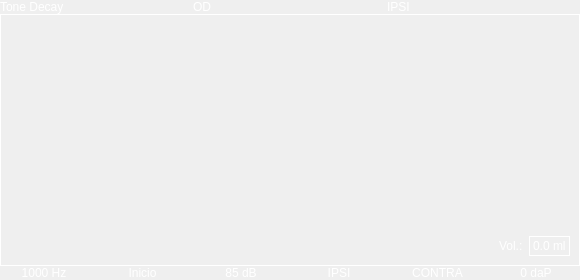
<?xml version="1.0" encoding="UTF-8"?>
<ui version="4.0">
 <class>Z_dscreen</class>
 <widget class="QWidget" name="Z_dscreen">
  <property name="geometry">
   <rect>
    <x>0</x>
    <y>0</y>
    <width>580</width>
    <height>280</height>
   </rect>
  </property>
  <property name="minimumSize">
   <size>
    <width>580</width>
    <height>280</height>
   </size>
  </property>
  <property name="maximumSize">
   <size>
    <width>580</width>
    <height>280</height>
   </size>
  </property>
  <property name="windowTitle">
   <string>Form</string>
  </property>
  <property name="styleSheet">
   <string notr="true">font: 10pt &quot;Monospace&quot;;
color: rgb(255, 255, 255);</string>
  </property>
  <layout class="QVBoxLayout" name="verticalLayout">
   <property name="spacing">
    <number>0</number>
   </property>
   <property name="leftMargin">
    <number>0</number>
   </property>
   <property name="topMargin">
    <number>0</number>
   </property>
   <property name="rightMargin">
    <number>0</number>
   </property>
   <property name="bottomMargin">
    <number>0</number>
   </property>
   <item>
    <layout class="QHBoxLayout" name="horizontalLayout">
     <item>
      <widget class="QLabel" name="label_8">
       <property name="text">
        <string>Tone Decay</string>
       </property>
      </widget>
     </item>
     <item>
      <widget class="QLabel" name="label_7">
       <property name="text">
        <string>OD</string>
       </property>
      </widget>
     </item>
     <item>
      <widget class="QLabel" name="label_22">
       <property name="text">
        <string>IPSI</string>
       </property>
      </widget>
     </item>
    </layout>
   </item>
   <item>
    <layout class="QHBoxLayout" name="horizontalLayout_2">
     <property name="spacing">
      <number>20</number>
     </property>
     <item>
      <widget class="QFrame" name="graph_frame">
       <property name="minimumSize">
        <size>
         <width>350</width>
         <height>0</height>
        </size>
       </property>
       <property name="frameShape">
        <enum>QFrame::Box</enum>
       </property>
       <layout class="QVBoxLayout" name="graph_main">
        <item>
         <layout class="QVBoxLayout" name="graph">
          <item>
           <spacer name="verticalSpacer">
            <property name="orientation">
             <enum>Qt::Vertical</enum>
            </property>
            <property name="sizeHint" stdset="0">
             <size>
              <width>20</width>
              <height>40</height>
             </size>
            </property>
           </spacer>
          </item>
         </layout>
        </item>
        <item>
         <layout class="QHBoxLayout" name="horizontalLayout_4">
          <item>
           <spacer name="horizontalSpacer">
            <property name="orientation">
             <enum>Qt::Horizontal</enum>
            </property>
            <property name="sizeHint" stdset="0">
             <size>
              <width>40</width>
              <height>20</height>
             </size>
            </property>
           </spacer>
          </item>
          <item>
           <widget class="QLabel" name="label_10">
            <property name="text">
             <string>Vol.:</string>
            </property>
           </widget>
          </item>
          <item>
           <widget class="QLabel" name="label_9">
            <property name="frameShape">
             <enum>QFrame::Box</enum>
            </property>
            <property name="text">
             <string>0.0 ml</string>
            </property>
           </widget>
          </item>
         </layout>
        </item>
       </layout>
      </widget>
     </item>
    </layout>
   </item>
   <item>
    <layout class="QHBoxLayout" name="horizontalLayout_3">
     <property name="spacing">
      <number>40</number>
     </property>
     <property name="leftMargin">
      <number>15</number>
     </property>
     <property name="rightMargin">
      <number>15</number>
     </property>
     <item>
      <widget class="QLabel" name="label_2">
       <property name="text">
        <string>1000 Hz</string>
       </property>
       <property name="alignment">
        <set>Qt::AlignCenter</set>
       </property>
      </widget>
     </item>
     <item>
      <widget class="QLabel" name="label_4">
       <property name="text">
        <string>Inicio</string>
       </property>
       <property name="alignment">
        <set>Qt::AlignCenter</set>
       </property>
      </widget>
     </item>
     <item>
      <widget class="QLabel" name="label_6">
       <property name="text">
        <string>85 dB</string>
       </property>
       <property name="alignment">
        <set>Qt::AlignCenter</set>
       </property>
      </widget>
     </item>
     <item>
      <widget class="QLabel" name="label_5">
       <property name="text">
        <string>IPSI</string>
       </property>
       <property name="alignment">
        <set>Qt::AlignCenter</set>
       </property>
      </widget>
     </item>
     <item>
      <widget class="QLabel" name="label_3">
       <property name="text">
        <string>CONTRA</string>
       </property>
       <property name="alignment">
        <set>Qt::AlignCenter</set>
       </property>
      </widget>
     </item>
     <item>
      <widget class="QLabel" name="label">
       <property name="text">
        <string>0 daP</string>
       </property>
       <property name="alignment">
        <set>Qt::AlignCenter</set>
       </property>
      </widget>
     </item>
    </layout>
   </item>
  </layout>
 </widget>
 <resources/>
 <connections/>
</ui>
